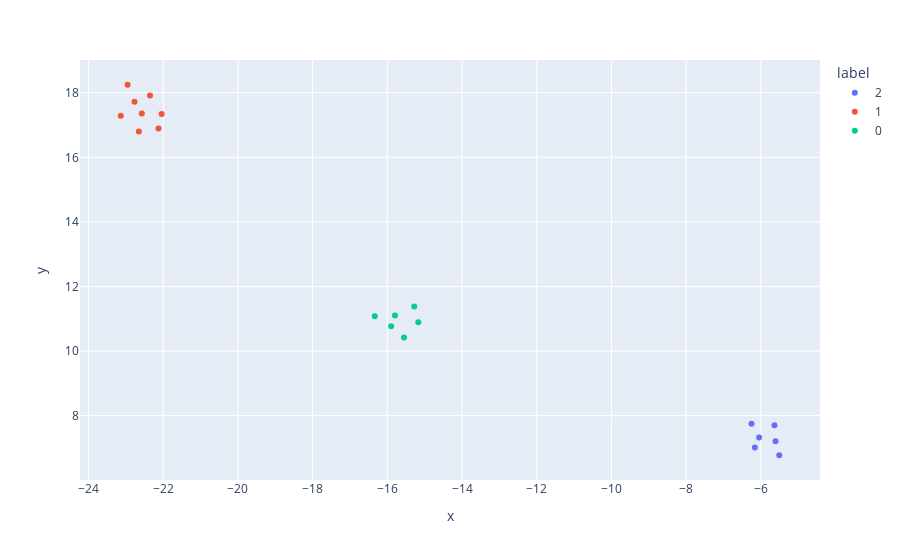

Notebook code for this chart:
### Markdown cell above
# Lesson 5: UMAP

UMAP is a dimension-reduction technique that can be used for visualization.

Given a set of vectors, it can embed them such that similar vectors lie close together.

It can accept multiple metrics but we are going to use the Jaccard distance.

Note: If you get an error when running `plot_sentences_and_labels` then you probably need to given it more sentences.

### Code cell
def plot_sentences_and_labels(sentences, labels=None, metric='jaccard'):
    bow, _ = get_bow_and_vocab(sentences) 
    
    # Embed the vectors into 2d using UMAP with the given metric
    reducer = umap.UMAP(metric=metric)
    embedding = reducer.fit_transform(bow)
    
    # Create a DataFrame (it is required for px.scatter)
    df = pd.DataFrame()
    df['x'] = embedding[:, 0]
    df['y'] = embedding[:, 1]
    df['sentence'] = sentences
    df['label'] = labels if labels else None
    
    # Create an interactive scatter plot, with colours given by the labels
    color = 'label' if labels else None
    fig = px.scatter(df, 
                     x='x',
                     y='y', 
                     color=color,
                     hover_data=['sentence'])
    fig.show()

numbers = ['one', 'two', 'three', 'four']
colours = ['blue', 'yellow', 'red', 'green']
animals = ['cow', 'sheep', 'pig', 'horse']
vocabularies = [numbers, colours, animals]
sentences, labels = generate_sentences_and_labels(vocabularies)
print(sentences)
plot_sentences_and_labels(sentences, labels)

### Figure 1 — Plotly figure (JSON) as saved in the notebook; plotly's stock layout.template omitted (floating-point values rounded to 4 significant figures)
{"data": [{"customdata": [["pig pig horse cow sheep"], ["pig horse sheep pig cow"], ["cow pig sheep cow sheep"], ["horse pig cow horse sheep"], ["sheep horse horse pig cow"], ["cow pig sheep sheep cow"]], "hoverlabel": {"namelength": 0}, "hovertemplate": "label=2<br>x=%{x}<br>y=%{y}<br>sentence=%{customdata[0]}", "legendgroup": "2", "marker": {"color": "#636efa", "symbol": "circle"}, "mode": "markers", "name": "2", "showlegend": true, "type": "scatter", "x": [-5.506, -6.16, -6.046, -5.606, -6.248, -5.634], "xaxis": "x", "y": [6.773, 7.017, 7.323, 7.205, 7.747, 7.704], "yaxis": "y"}, {"customdata": [["yellow green red red green"], ["green red red red red"], ["red blue yellow yellow yellow"], ["blue red red red green"], ["blue yellow yellow green red"], ["green red blue green yellow"], ["green yellow yellow green yellow"], ["green green blue green red"]], "hoverlabel": {"namelength": 0}, "hovertemplate": "label=1<br>x=%{x}<br>y=%{y}<br>sentence=%{customdata[0]}", "legendgroup": "1", "marker": {"color": "#EF553B", "symbol": "circle"}, "mode": "markers", "name": "1", "showlegend": true, "type": "scatter", "x": [-22.77, -22.04, -23.14, -22.13, -22.57, -22.36, -22.95, -22.65], "xaxis": "x", "y": [17.72, 17.34, 17.29, 16.89, 17.36, 17.92, 18.25, 16.8], "yaxis": "y"}, {"customdata": [["four three four four two"], ["four four four four three"], ["one one four two one"], ["four four four four three"], ["three one two three one"], ["two four four three three"]], "hoverlabel": {"namelength": 0}, "hovertemplate": "label=0<br>x=%{x}<br>y=%{y}<br>sentence=%{customdata[0]}", "legendgroup": "0", "marker": {"color": "#00cc96", "symbol": "circle"}, "mode": "markers", "name": "0", "showlegend": true, "type": "scatter", "x": [-15.55, -15.28, -15.8, -15.17, -16.34, -15.9], "xaxis": "x", "y": [10.42, 11.38, 11.1, 10.89, 11.08, 10.77], "yaxis": "y"}], "layout": {"legend": {"title": {"text": "label"}, "tracegroupgap": 0}, "margin": {"t": 60}, "xaxis": {"anchor": "y", "domain": [0, 1], "title": {"text": "x"}}, "yaxis": {"anchor": "x", "domain": [0, 1], "title": {"text": "y"}}}}
